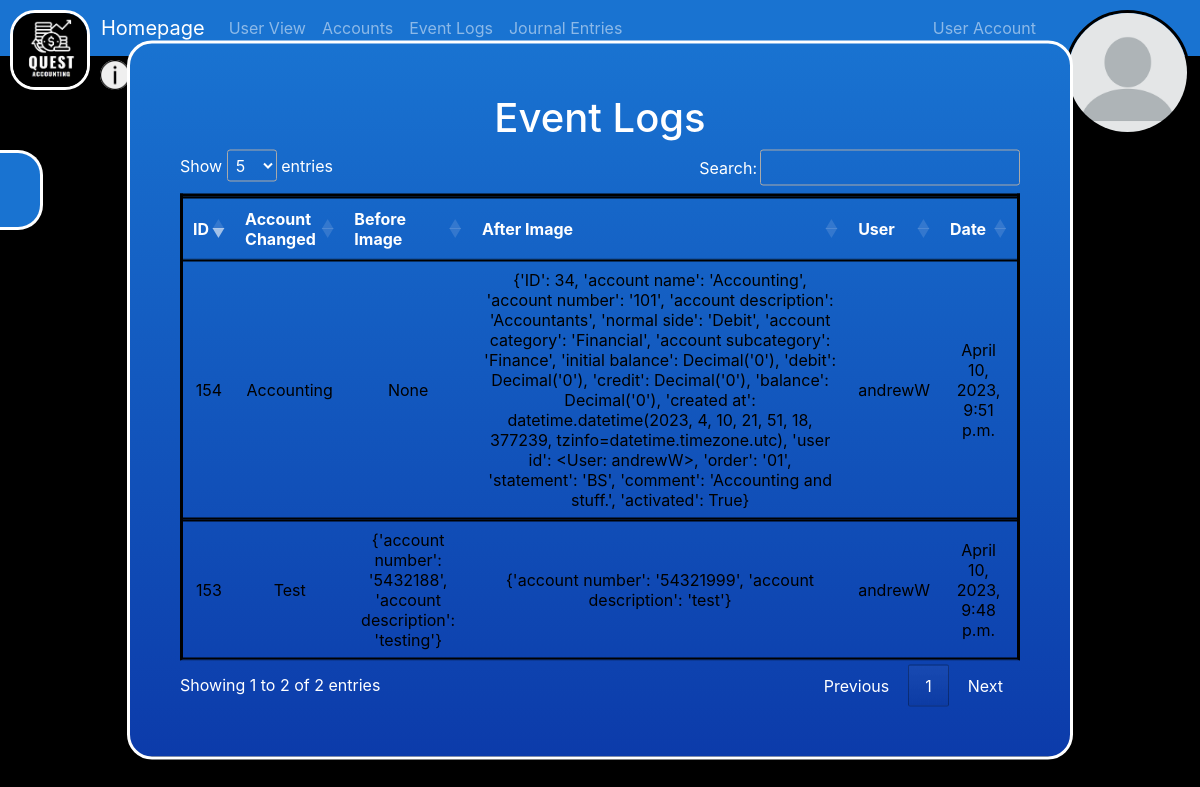
Page /event_logs/ on the committed database.
### QuestAccounting/models.py (models this page shows)
class EventLog(models.Model):
    id = models.AutoField(primary_key=True)
    user = models.ForeignKey(User, on_delete=models.CASCADE)
    event_date = models.DateTimeField(auto_now_add=True)
    account_changed = models.CharField(max_length=30)
    before_image = models.CharField(max_length=100, null=True, blank=True)
    after_image = models.CharField(max_length=100)

### QuestAccounting/views.py (the view)
# urls.py: path('event_logs/', views.event_logs, name = "event_logs"),
def event_logs(request):
    user = request.user
    event_logs = EventLog.objects.all()
    context = {'user': user, 'is_superuser': request.user.is_superuser, 'event_logs': event_logs, 'account': account, 'groups': request.user.groups.values_list('name', flat=True)}
    return render(request, 'QuestAccounting/event_logs.html', context)

### QuestAccounting/context_processors.py (called while the page is built)
def add_user_context(request):
    return {'user': request.user}

### QuestAccounting/templates/QuestAccounting/event_logs.html (shortened to what this page needs)
{% extends 'QuestAccounting/navbar_styling.html' %}
{% block content %}
<head>
    <link rel="stylesheet" type="text/css" href="https://cdn.datatables.net/1.10.24/css/jquery.dataTables.min.css">
  </head>
<div class= "form-center">
    <h1>Event Logs</h1>
    <table id="event-log">
        <thead>
            <tr>
                <th>ID</th>
                <th>Account Changed</th>
                <th>Before Image</th>
                <th>After Image</th>
                <th>User</th>
                <th>Date</th>
            </tr>
        </thead>
        <tbody>
            {% for event_log in event_logs %}
                <tr>
                    <td>{{ event_log.id }}</td>
                    <td>{{ event_log.account_changed }}</td>
                    <td>{{ event_log.before_image }}</td>
                    <td>{{ event_log.after_image }}</td>
                    <td>{{ event_log.user }}</td>
                    <td>{{ event_log.event_date }}</td>
                </tr>
            {% endfor %}
        </tbody>
    </table>
</div>
{% endblock %}

### QuestAccounting/templates/QuestAccounting/event_logs.html (style rules this page uses)
.form-center { position: fixed; top: 50%; left: 50%; display: flex; justify-content: center; transform: translate(-50%, -50%); flex-direction: column; align-items: center; background-image: linear-gradient(to bottom,#1973D1, #0C3BAA); border-radius: 25px; padding: 50px; border: 3px solid #FFFFFF; color: #ffffff; }
table { margin-top: 15px; border-collapse: collapse; border: 3px solid black; max-width: 2000px; min-width: 70vw; width: auto; }
th { text-align: center; border-top: 2px solid black; border-bottom: 2px solid black; color: #ffffff; vertical-align: center; padding: 5px; }
td { text-align: center; border-top: 2px solid black; border-bottom: 2px solid black; color: #000000; vertical-align: center; padding: 5px; }

### rows in the picture
EventLog: id "153", account_changed "Test", before_image "{'account number': '5432188', 'account description': 'testing'}", after_image "{'account number': '54321999', 'account description': 'test'}", user "andrewW", event_date "April 10, 2023, 9:48 p.m."
EventLog: id "154", account_changed "Accounting", before_image "None", after_image "{'ID': 34, 'account name': 'Accounting', 'account number': '101', 'account description': 'Accountants', 'normal side': 'Debit', 'account category': 'Financial', 'account subcategory': 'Finance', 'initial balance': Decimal('0'), 'debit': Decimal('0'), 'credit': Decimal('0'), 'balance': Decimal('0'), 'created at': datetime.datetime(2023, 4, 10, 21, 51, 18, 377239, tzinfo=datetime.timezone.utc), 'user id': <User: andrewW>, 'order': '01', 'statement': 'BS', 'comment': 'Accounting and stuff.', 'activated': True}", user "andrewW", event_date "April 10, 2023, 9:51 p.m."
